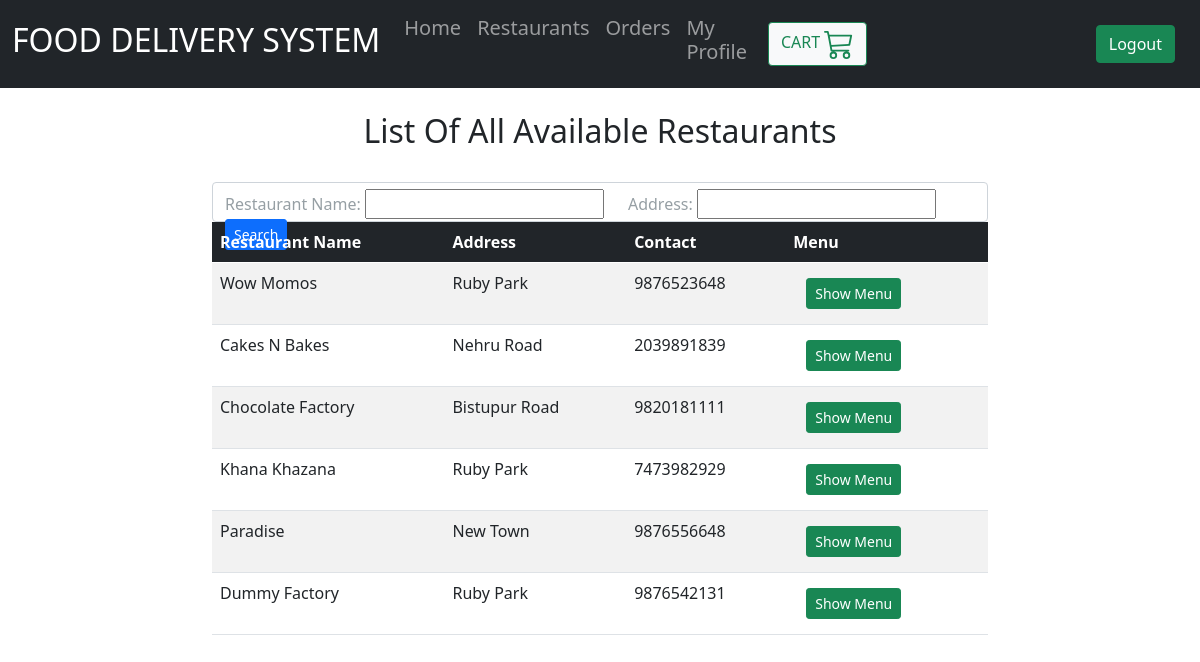
Page /customer/1/showRestaurants/ (signed in) on the committed database.
### restaurants/models.py (models this page shows, shortened)
class Restaurant(models.Model):
    name = models.CharField(max_length=255, null=True)
    username = models.ForeignKey(
        User, on_delete=models.CASCADE)
    address = models.CharField(max_length=1500, null=True)
    contact = models.IntegerField(null=True)
    maxActiveOrders = models.IntegerField(null=True)
    activeOrders = models.IntegerField(default=0)

### customers/views.py (the view)
# urls.py: path('<int:cid>/showRestaurants/',
@login_required(login_url='home')
def showRestaurants(response, cid):
    customer = Customer.objects.get(id=cid)
    restaurants = Restaurant.objects.all()
    restaurants = Restaurant.objects.annotate(
        order_diff=(F('maxActiveOrders')-F('activeOrders')))
    restaurants = restaurants.filter(order_diff__gt=0)
    restaurantFilter = RestaurantFilter(response.GET, queryset=restaurants)
    restaurants = restaurantFilter.qs
    context = {'cid': cid, 'customer': customer,
               'restaurants': restaurants, 'restaurantFilter': restaurantFilter}
    return render(response, 'customers/showRestaurants.html', context)

### customers/templates/customers/showRestaurants.html (shortened to what this page needs)
{% extends 'customers/base.html' %} {% block content %}
<div class="container col-md-8">
  <br />
  <div class="text-center h2">List Of All Available Restaurants</div>
  <br />
  <form>
    <div class="form-control">
      <div class="row">
        <div class="col col-md-auto">
          Restaurant Name: {{restaurantFilter.form.name}}
        </div>
        <div class="col col-md-auto">
          Address: {{restaurantFilter.form.address}}
        </div>
        <div class="col">
          <button class="btn btn-primary btn-sm btn-block" type="submit">
          </button>
        </div>
      </div>
    </div>
  </form>
</div>
<div class="container col-md-8">
  <table class="table table-striped table-hover">
    <thead class="table-dark">
      <tr>
        <th scope="col">Restaurant Name</th>
        <th scope="col">Address</th>
        <th scope="col">Contact</th>
        <th scope="col">Menu</th>
      </tr>
    </thead>
    <tbody>
      {% for r in restaurants %}
      <tr>
        <td>{{r.name}}</td>
        <td>{{r.address}}</td>
        <td>{{r.contact}}</td>
        <td>
          <button class="btn">
            <a
              class="btn btn-success btn-sm btn-block"
              href="{% url 'orderMenu' cid=cid rid=r.id %}"
            >
              Show Menu
            </a>
          </button>
        </td>
      </tr>
      {% endfor %}
    </tbody>
  </table>
</div>
{% endblock %}

### static/css/register.css (style rules this page uses)
.form-control { height: 40px; box-shadow: none; color: #969fa4; }
.form-control .btn { border-radius: 3px; }

### rows in the picture
Restaurant: name "Wow Momos", address "Ruby Park", contact "9876523648"
Restaurant: name "Cakes N Bakes", address "Nehru Road", contact "2039891839"
Restaurant: name "Chocolate Factory", address "Bistupur Road", contact "9820181111"
Restaurant: name "Khana Khazana", address "Ruby Park", contact "7473982929"
Restaurant: name "Paradise", address "New Town", contact "9876556648"
Restaurant: name "Dummy Factory", address "Ruby Park", contact "9876542131"
